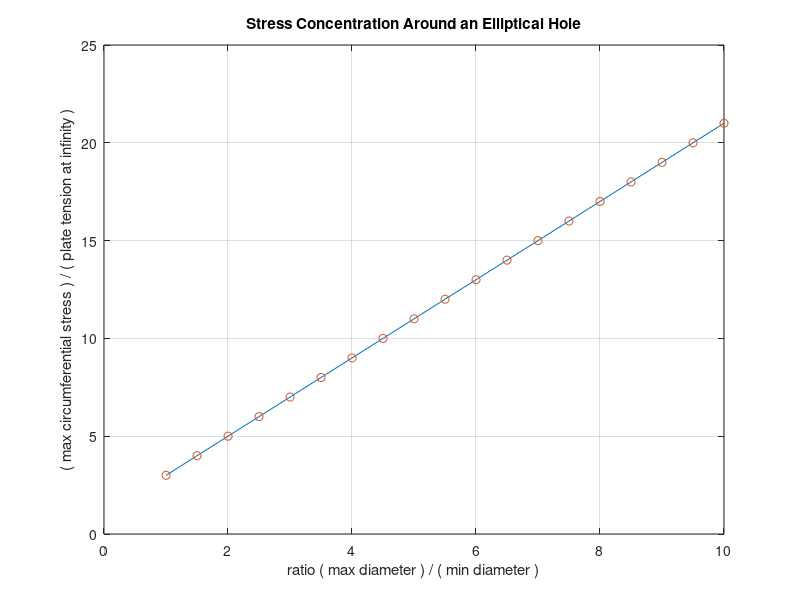

MATLAB code for this plot:
function elpmaxst      
% Example: elpmaxst
% ~~~~~~~~~~~~~~~~~
%
% MATLAB example to plot the stress 
% concentration around an elliptic hole
% as a function of the semi-diameter ratio.
%
% User m functions required: eliphole

rx=2; ry=1; p=1; ang=90; ifplot=1; close
zeta=linspace(1,2,11)'* ...
       exp(i*linspace(0,2*pi,121));
eliphole(rx,ry,p,ang,zeta,1);

r=linspace(1.001,10,19); tamax=zeros(size(r));
for j=1:19 
  [tr,tamax(j)]=eliphole(r(j),1,1,90,1);
end
plot(r,tamax,'-',r,tamax,'o');
title(['Stress Concentration Around an ', ...
       'Elliptical Hole']);
xlabel(['ratio ( max diameter ) / ', ...
        '( min diameter )']);
ylabel(['( max circumferential stress ) / ',...
        '( plate tension at infinity )']);
grid on; figure(gcf);
%print -deps elpmaxst

%=============================================

function [tr,ta,tra,z]=eliphole...
                 (rx,ry,p,ang,zeta,ifplot)
%
% [tr,ta,tra,z]=eliphole(rx,ry,p,ang,...
%                              zeta,ifplot)
% ~~~~~~~~~~~~~~~~~~~~~~~~~~~~~~~~~~~~~~~~
%
% This function determines curvilinear 
% coordinate stresses around an elliptic hole 
% in a plate uniformly stressed at infinity.
%
% rx,ry    - ellipse semidiameters on the x and 
%            y axes
% p        - values of uniaxial tension at 
%            infinity
% ang      - angle of inclination in degrees 
%            of the tensile stress at infinity
% zeta     - curvilinear coordinate values for 
%            which stresses are evaluated
% ifplot   - optional parameter that is given
%            a value if a surface plot of the
%            circumferential stress is desired
%
% tr       - tensile stress normal to an 
%            elliptical coordinate line
% ta       - tensile stress in a direction 
%            tangential to the elliptical 
%            coordinate line
% tra      - shear stress complementary to the 
%            normal stresses
% z        - points in the z plane where 
%            stresses are computed
%
% User m functions called: none
%----------------------------------------------

if nargin<6, ifplot=0; end
if nargin==0
  rx=2; ry=1; p=1; ang=90; ifplot=1;
  zeta=linspace(1,2,11)'* ...
       exp(i*linspace(0,2*pi,121));
end

% The complex stress functions and mapping 
% function have the form
%   phi(zeta)=b*zeta+c/zeta
%   psi(zeta)=d*zeta+e/zeta+f*zeta/(zeta^2-m)
%   z=w(zeta)=r(zeta+m/zeta)
%   Phi(zeta)=phi'(zeta)/w'(zeta)
%   Psi(zeta)=psi'(zeta)/w'(zeta)
%   d(Phi)/dz=(w'(zeta)*phi''(zeta)-...
%              w''(zeta)*phi'(zeta))/w'(zeta)^3

r=(rx+ry)/2; m=(rx-ry)/(rx+ry); 
z=r*(zeta+m./zeta); zeta2=zeta.^2; 
zeta3=zeta.^3; wp=r*(1-m./zeta2);
wpp=2*r*m./zeta3; a=exp(2*i*pi/180*ang); 
b=p*r/4; c=b*(2*a-m); d=-p*r/2*conj(a); 
e=-p*r/2*a/m; f=p*r/2*(m+1/m)*(a-m); 
phip=b-c./zeta2; phipp=2*c./zeta3; 
h=wp.*zeta; h=h./conj(h); 
Phi=phip./wp; Phipz=(wp.*phipp-wpp.*phip)./wp.^3;
Psi=(d-e./zeta2-f*(zeta2+m)./(zeta2-m).^2)./wp;
A=2*real(Phi); B=(conj(z).*Phipz+Psi).*h;
C=A-B; tr=real(C); ta=2*A-tr; tra=imag(B);
if ifplot>0
  %colormap('gray'); brighten(.95);
  surf(real(z),imag(z),ta);
  xlabel('x axis'); ylabel('y axis');
  zlabel('circumferential stress');
  title(['Circumferential Stress Around ', ...
         'an Elliptical Hole']);
  grid on; figure(gcf); input('','s'); 
  %print -deps eliphole
end
